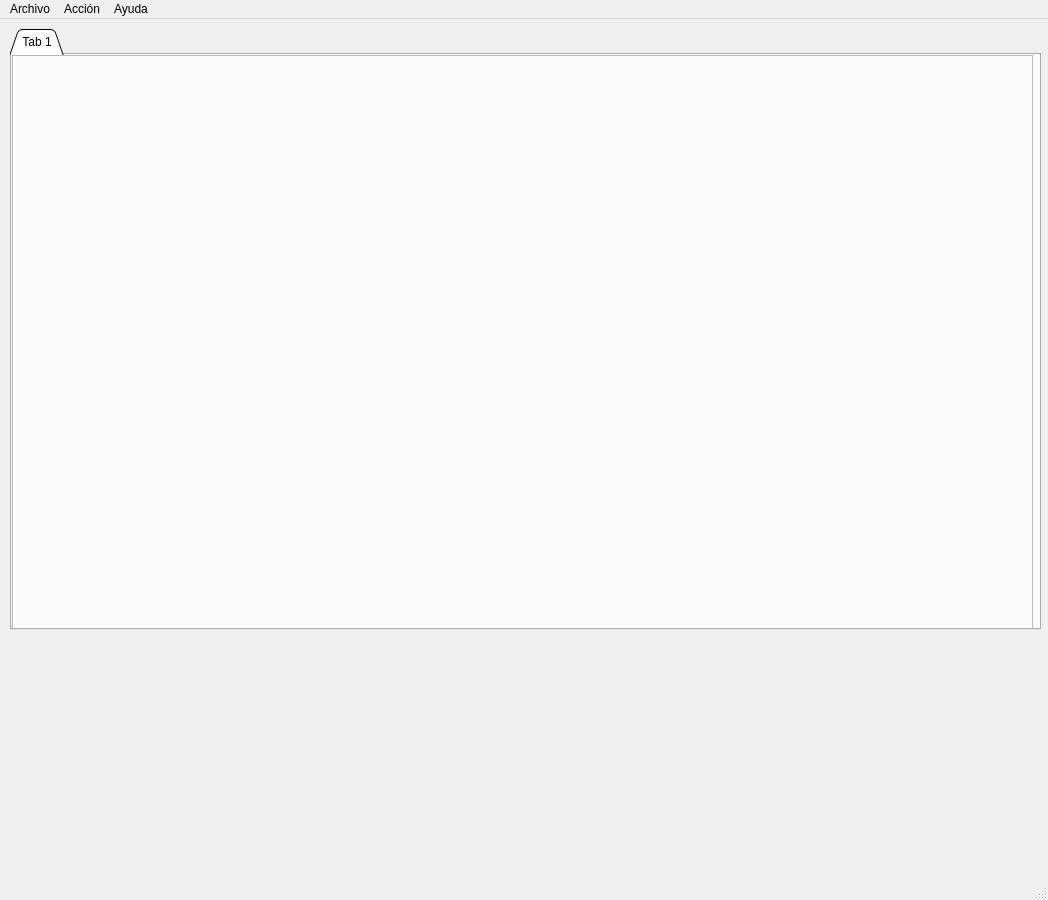
<?xml version="1.0" encoding="UTF-8"?>
<ui version="4.0">
 <class>MainWindow</class>
 <widget class="QMainWindow" name="MainWindow">
  <property name="enabled">
   <bool>true</bool>
  </property>
  <property name="geometry">
   <rect>
    <x>0</x>
    <y>0</y>
    <width>1048</width>
    <height>900</height>
   </rect>
  </property>
  <property name="sizePolicy">
   <sizepolicy hsizetype="Fixed" vsizetype="Fixed">
    <horstretch>0</horstretch>
    <verstretch>0</verstretch>
   </sizepolicy>
  </property>
  <property name="minimumSize">
   <size>
    <width>1048</width>
    <height>900</height>
   </size>
  </property>
  <property name="maximumSize">
   <size>
    <width>1048</width>
    <height>900</height>
   </size>
  </property>
  <property name="windowTitle">
   <string>OscarLlamas6</string>
  </property>
  <property name="windowIcon">
   <iconset>
    <normaloff>../Proyecto-Compi2/compi-pascal/alien.ico</normaloff>../Proyecto-Compi2/compi-pascal/alien.ico</iconset>
  </property>
  <widget class="QWidget" name="centralwidget">
   <widget class="QTabWidget" name="tabWidget">
    <property name="geometry">
     <rect>
      <x>10</x>
      <y>10</y>
      <width>1031</width>
      <height>601</height>
     </rect>
    </property>
    <property name="tabShape">
     <enum>QTabWidget::Triangular</enum>
    </property>
    <property name="currentIndex">
     <number>0</number>
    </property>
    <widget class="QWidget" name="tab">
     <attribute name="title">
      <string>Tab 1</string>
     </attribute>
     <widget class="QFrame" name="frame">
      <property name="geometry">
       <rect>
        <x>0</x>
        <y>0</y>
        <width>1021</width>
        <height>581</height>
       </rect>
      </property>
      <property name="frameShape">
       <enum>QFrame::StyledPanel</enum>
      </property>
      <property name="frameShadow">
       <enum>QFrame::Raised</enum>
      </property>
      <widget class="QWidget" name="verticalLayoutWidget">
       <property name="geometry">
        <rect>
         <x>0</x>
         <y>0</y>
         <width>1021</width>
         <height>581</height>
        </rect>
       </property>
       <layout class="QVBoxLayout" name="verticalLayout"/>
      </widget>
     </widget>
    </widget>
   </widget>
  </widget>
  <widget class="QMenuBar" name="menubar">
   <property name="geometry">
    <rect>
     <x>0</x>
     <y>0</y>
     <width>1048</width>
     <height>21</height>
    </rect>
   </property>
   <widget class="QMenu" name="menuArchivo">
    <property name="title">
     <string>Archivo</string>
    </property>
    <addaction name="actionAbrir"/>
    <addaction name="actionGuardar"/>
    <addaction name="actionGuardar_Como"/>
    <addaction name="actionSalir"/>
   </widget>
   <widget class="QMenu" name="menuAcci_n">
    <property name="title">
     <string>Acción</string>
    </property>
    <addaction name="actionAnalizar"/>
    <addaction name="actionLimpiar_entrada"/>
    <addaction name="actionNueva_pesta_a"/>
    <addaction name="actionEliminar_pesta_a"/>
   </widget>
   <widget class="QMenu" name="menuAyuda">
    <property name="title">
     <string>Ayuda</string>
    </property>
    <addaction name="actionAcerca_de"/>
   </widget>
   <addaction name="menuArchivo"/>
   <addaction name="menuAcci_n"/>
   <addaction name="menuAyuda"/>
  </widget>
  <widget class="QStatusBar" name="statusbar"/>
  <action name="actionAbrir">
   <property name="text">
    <string>Abrir</string>
   </property>
  </action>
  <action name="actionGuardar">
   <property name="text">
    <string>Guardar</string>
   </property>
  </action>
  <action name="actionGuardar_Como">
   <property name="text">
    <string>Guardar Como...</string>
   </property>
  </action>
  <action name="actionSalir">
   <property name="text">
    <string>Salir</string>
   </property>
  </action>
  <action name="actionAnalizar">
   <property name="text">
    <string>Analizar</string>
   </property>
  </action>
  <action name="actionLimpiar_entrada">
   <property name="text">
    <string>Limpiar entrada</string>
   </property>
  </action>
  <action name="actionAcerca_de">
   <property name="text">
    <string>Acerca de...</string>
   </property>
  </action>
  <action name="actionNueva_pesta_a">
   <property name="text">
    <string>Nueva pestaña</string>
   </property>
  </action>
  <action name="actionEliminar_pesta_a">
   <property name="text">
    <string>Eliminar pestaña</string>
   </property>
  </action>
 </widget>
 <resources/>
 <connections/>
</ui>
